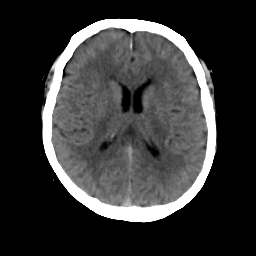
#> input picture lab2/ct.png, 256 x 256 px
$ jupyter execute aim2.ipynb
#> lines starting #> are read from the running program, lines starting #| are printed output that depends on the picture; after the words box and inside, x2 and y2 are one past the last pixel; in counts of white or black regions, pixels touching at a corner belong together
# Bitwise Logical Operations on Binary Images

This notebook demonstrates fundamental bitwise logical operations—**OR**, **AND**, **NOT**, **XOR**, and **XNOR**—applied to thresholded medical images (CT and MRI).

[cell 1]
import cv2
import numpy as np
import matplotlib.pyplot as plt

### Image Preprocessing and Binary Conversion

[cell 2]
img1 = cv2.imread('ct.png', 0)
#> img1 is the input picture: shape (256, 256); min 0, max 255, mean 54.2
img2 = cv2.imread('mri.png', 0)
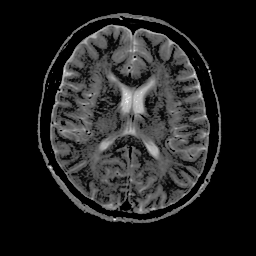
#> input picture lab2/mri.png, 256 x 256 px
#> img2 is the input picture: shape (256, 256); min 0, max 255, mean 32.6

if img1 is not None and img2 is not None:
    img2 = cv2.resize(img2, (img1.shape[1], img1.shape[0]))

    def custom_bin(img, thresh=127):
#> called with thresh = 127
        return np.where(img > thresh, 255, 0).astype(np.uint8)
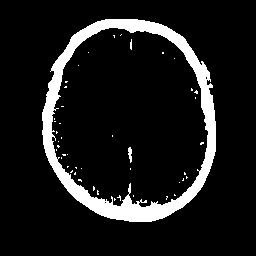
#> returned value: shape (256, 256); 10.3% white; 46 white regions (44 under 20 px), largest, box (x1, y1, x2, y2) and area: (42, 19, 216, 222) 6521, (128, 147, 132, 163) 45

    b1 = custom_bin(img1)
    b2 = custom_bin(img2)
#> call 2 of custom_bin, with thresh = 127
#> in custom_bin (call 2), `return np.where(img > thresh, 255, 0).astype(np.uint8)`:
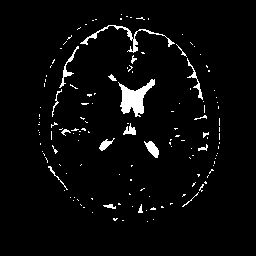
#> returned value: shape (256, 256); 3.6% white; 142 white regions (123 under 20 px), largest, box (x1, y1, x2, y2) and area: (118, 79, 155, 117) 638, (80, 25, 175, 53) 330, (144, 141, 159, 158) 137
else:
    print("Error: Image files not found.")

### Applying Bitwise Operations

[cell 3]
custom_or = b1 | b2
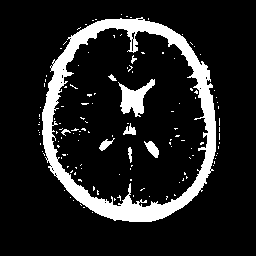
#> custom_or: shape (256, 256); 13.2% white; 134 white regions (125 under 20 px), largest, box (x1, y1, x2, y2) and area: (42, 17, 216, 222) 7165, (118, 79, 155, 117) 638, (144, 141, 159, 158) 137
custom_and = b1 & b2
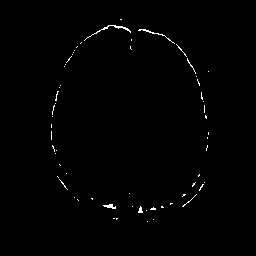
#> custom_and: shape (256, 256); 0.69% white in thin lines or dots, all inside (x1, y1, x2, y2) = (51, 19, 209, 222)
custom_not = 255 - b1
custom_xor = b1 ^ b2
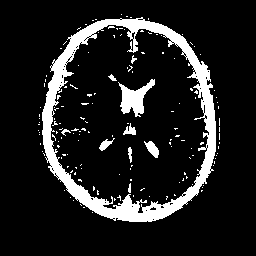
#> custom_xor: shape (256, 256); 12.5% white; 153 white regions (143 under 20 px), largest, box (x1, y1, x2, y2) and area: (42, 17, 216, 222) 6605, (118, 79, 155, 117) 638, (144, 141, 159, 158) 137
custom_xnor = 255 - custom_xor

### Visualization
Note: `cv2.imshow` is replaced with `matplotlib` for inline notebook viewing.

[cell 4]
titles = ['Binary CT', 'Binary MRI', 'OR', 'AND', 'NOT (CT)', 'XOR', 'XNOR']
images = [b1, b2, custom_or, custom_and, custom_not, custom_xor, custom_xnor]

plt.figure(figsize=(20, 10))
for i in range(len(images)):
    plt.subplot(1, 7, i + 1)
    plt.imshow(images[i], cmap='gray')
    plt.title(titles[i])
    plt.axis('off')
#> this loop made 7 passes

plt.tight_layout()
plt.show()
